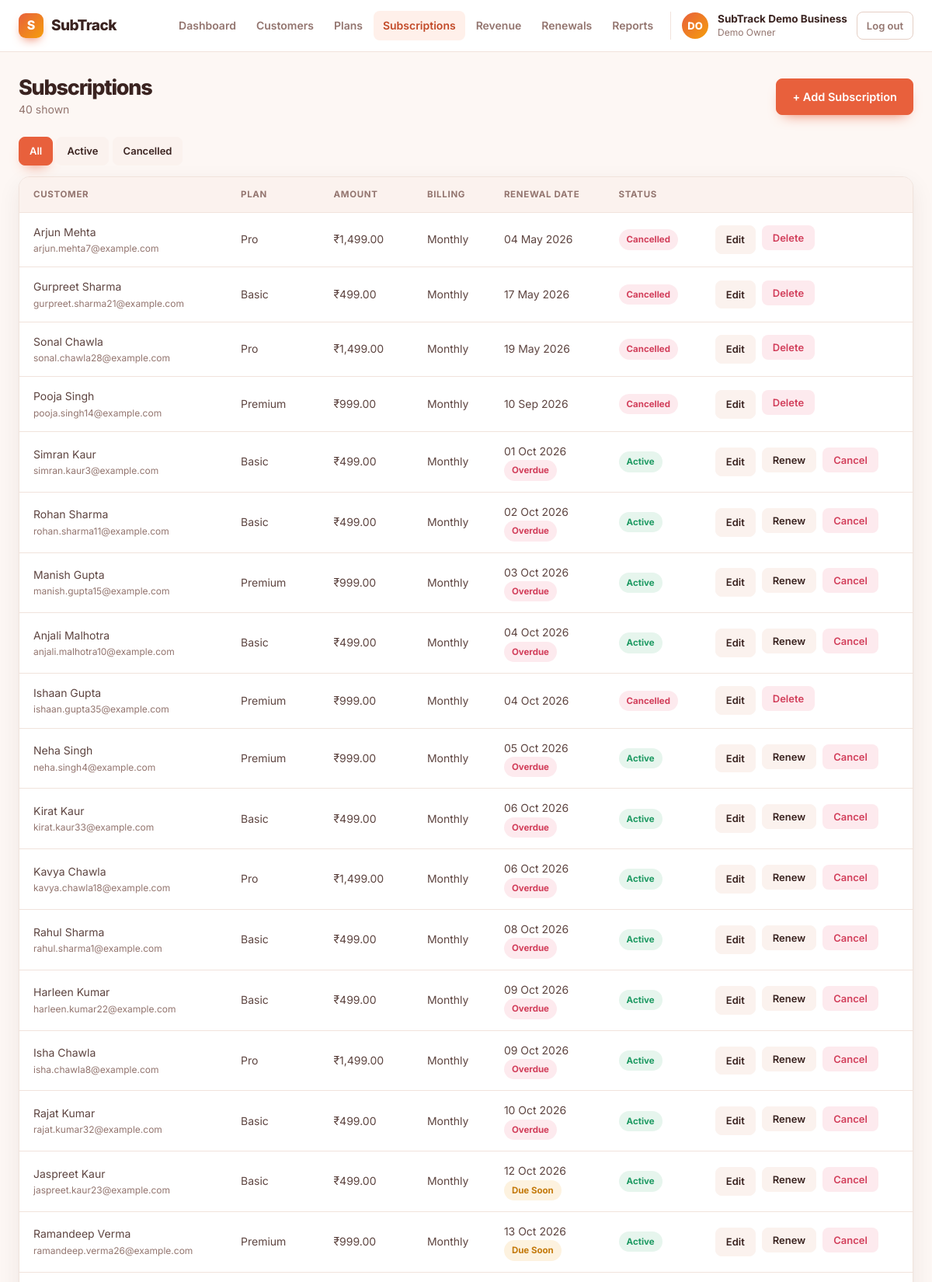
The page /subscriptions.php (signed in, upper part) on the database its author committed.
### tables this page shows
CREATE TABLE IF NOT EXISTS users (
    id            INT UNSIGNED AUTO_INCREMENT PRIMARY KEY,
    name          VARCHAR(120)        NOT NULL,
    email         VARCHAR(190)        NOT NULL UNIQUE,
    password_hash VARCHAR(255)        NOT NULL,
    business_name VARCHAR(150)        NOT NULL,
    created_at    DATETIME            NOT NULL DEFAULT CURRENT_TIMESTAMP
);

CREATE TABLE IF NOT EXISTS subscriptions (
    id            INT UNSIGNED AUTO_INCREMENT PRIMARY KEY,
    user_id       INT UNSIGNED        NOT NULL,
    customer_id   INT UNSIGNED        NOT NULL,
    plan_id       INT UNSIGNED        NOT NULL,
    start_date    DATE                NOT NULL,
    renewal_date  DATE                NOT NULL,
    status        ENUM('active','cancelled') NOT NULL DEFAULT 'active',
    cancelled_at  DATE                NULL,
    created_at    DATETIME            NOT NULL DEFAULT CURRENT_TIMESTAMP,
    CONSTRAINT fk_subscriptions_user     FOREIGN KEY (user_id)     REFERENCES users(id)     ON DELETE CASCADE,
    CONSTRAINT fk_subscriptions_customer FOREIGN KEY (customer_id) REFERENCES customers(id) ON DELETE CASCADE,
    CONSTRAINT fk_subscriptions_plan     FOREIGN KEY (plan_id)     REFERENCES plans(id)     ON DELETE RESTRICT,
    INDEX idx_subscriptions_user (user_id),
    INDEX idx_subscriptions_status (status),
    INDEX idx_subscriptions_renewal (renewal_date)
);

CREATE TABLE IF NOT EXISTS customers (
    id          INT UNSIGNED AUTO_INCREMENT PRIMARY KEY,
    user_id     INT UNSIGNED        NOT NULL,
    name        VARCHAR(150)        NOT NULL,
    email       VARCHAR(190)        NOT NULL,
    phone       VARCHAR(30)         NULL,
    created_at  DATETIME            NOT NULL DEFAULT CURRENT_TIMESTAMP,
    CONSTRAINT fk_customers_user FOREIGN KEY (user_id) REFERENCES users(id) ON DELETE CASCADE,
    INDEX idx_customers_user (user_id)
);

CREATE TABLE IF NOT EXISTS plans (
    id             INT UNSIGNED AUTO_INCREMENT PRIMARY KEY,
    user_id        INT UNSIGNED        NOT NULL,
    plan_name      VARCHAR(100)        NOT NULL,
    price          DECIMAL(10,2)       NOT NULL,
    billing_cycle  ENUM('monthly','annual') NOT NULL DEFAULT 'monthly',
    description    VARCHAR(255)        NULL,
    created_at     DATETIME            NOT NULL DEFAULT CURRENT_TIMESTAMP,
    CONSTRAINT fk_plans_user FOREIGN KEY (user_id) REFERENCES users(id) ON DELETE CASCADE,
    INDEX idx_plans_user (user_id)
);

### public/bootstrap.php (called while the page is built, shortened)
<?php
require_once __DIR__ . '/../config/database.php';
require_once __DIR__ . '/../src/Models/User.php';
require_once __DIR__ . '/../src/Models/Subscription.php';
require_once __DIR__ . '/../src/Repositories/PdoUserRepository.php';
require_once __DIR__ . '/../src/Repositories/PdoSubscriptionRepository.php';
require_once __DIR__ . '/../src/Services/AuthService.php';
$pdo = Database::connection();
$userRepository = new PdoUserRepository($pdo);
$subscriptionRepository = new PdoSubscriptionRepository($pdo);
$authService = new AuthService($userRepository);
function e(?string $value): string
{
    return htmlspecialchars($value ?? '', ENT_QUOTES, 'UTF-8');
}
function inr(float $amount): string
{
    $negative = $amount < 0;
    $amount = abs($amount);
    $paise = number_format($amount, 2, '.', '');
    [$rupees, $decimals] = explode('.', $paise);
    if (strlen($rupees) > 3) {
        $lastThree = substr($rupees, -3);
        $rest = substr($rupees, 0, -3);
        $rest = preg_replace('/\B(?=(\d{2})+(?!\d))/', ',', $rest);
        $rupees = $rest . ',' . $lastThree;
    }
    return ($negative ? '-' : '') . '₹' . $rupees . '.' . $decimals;
}
function formatDate(?string $date): string
{
    return (new DateTimeImmutable($date))->format('d M Y');
}

### src/Services/AuthService.php (called while the page is built, shortened)
<?php
class AuthService
{
    private UserRepositoryInterface $users;
    public function __construct(UserRepositoryInterface $users)
    {
        $this->users = $users;
    }
    public function currentUser(): ?User
    {
        return $this->users->findById((int) $_SESSION['user_id']);
    }
    public function requireLogin(): User
    {
        $user = $this->currentUser();
        return $user;
    }
}

### src/Repositories/PdoUserRepository.php (called while the page is built, shortened)
<?php
require_once __DIR__ . '/../Models/User.php';
class PdoUserRepository implements UserRepositoryInterface
{
    private PDO $pdo;
    public function __construct(PDO $pdo)
    {
        $this->pdo = $pdo;
    }
    public function findById(int $id): ?User
    {
        $stmt = $this->pdo->prepare('SELECT * FROM users WHERE id = :id LIMIT 1');
        $stmt->execute(['id' => $id]);
        $row = $stmt->fetch();
        return $row ? User::fromRow($row) : null;
    }
}

### src/Models/User.php (called while the page is built, shortened)
<?php
class User
{
    public function __construct(
        int $id,
        string $name,
        string $email,
        string $passwordHash,
        string $businessName,
        string $createdAt
    ) {
        $this->id = $id;
        $this->name = $name;
        $this->businessName = $businessName;
    }
    public static function fromRow(array $row): self
    {
        return new self(
            (int) $row['id'],
            $row['name'],
            $row['email'],
            $row['password_hash'],
            $row['business_name'],
            $row['created_at']
        );
    }
}

### src/Repositories/PdoSubscriptionRepository.php (called while the page is built, shortened)
<?php
require_once __DIR__ . '/../Models/Subscription.php';
class PdoSubscriptionRepository implements SubscriptionRepositoryInterface
{
    private PDO $pdo;
    public function __construct(PDO $pdo)
    {
        $this->pdo = $pdo;
    }
    public function allForUser(int $userId): array
    {
        $stmt = $this->pdo->prepare(self::SELECT_WITH_JOINS . ' WHERE s.user_id = :uid ORDER BY s.renewal_date ASC');
        $stmt->execute(['uid' => $userId]);
        return array_map([Subscription::class, 'fromRow'], $stmt->fetchAll());
    }
}

### src/Models/Subscription.php (called while the page is built, shortened)
<?php
class Subscription
{
    public string $renewalDate;
    public string $status;
    public function __construct(
        int $id,
        int $userId,
        int $customerId,
        int $planId,
        string $startDate,
        string $renewalDate,
        string $status,
        ?string $cancelledAt,
        string $createdAt,
        ?string $customerName = null,
        ?string $customerEmail = null,
        ?string $planName = null,
        ?float $planPrice = null,
        ?string $billingCycle = null
    ) {
        $this->id = $id;
        $this->renewalDate = $renewalDate;
        $this->status = $status;
        $this->customerName = $customerName;
        $this->customerEmail = $customerEmail;
        $this->planName = $planName;
        $this->planPrice = $planPrice;
        $this->billingCycle = $billingCycle;
    }
    public static function fromRow(array $row): self
    {
        return new self(
            (int) $row['id'],
            (int) $row['user_id'],
            (int) $row['customer_id'],
            (int) $row['plan_id'],
            $row['start_date'],
            $row['renewal_date'],
            $row['status'],
            $row['cancelled_at'] ?? null,
            $row['created_at'],
            $row['customer_name'] ?? null,
            $row['customer_email'] ?? null,
            $row['plan_name'] ?? null,
            isset($row['plan_price']) ? (float) $row['plan_price'] : null,
            $row['billing_cycle'] ?? null
        );
    }
    public function isActive(): bool
    {
        return $this->status === 'active';
    }
    public function daysUntilRenewal(): int
    {
        $today = new DateTimeImmutable('today');
        $renewal = new DateTimeImmutable($this->renewalDate);
        return (int) $today->diff($renewal)->format('%r%a');
    }
}

### public/subscriptions.php (the view, shortened to what this page needs)
<?php
require_once __DIR__ . '/bootstrap.php';
$currentUser = $authService->requireLogin();
$userId = $currentUser->id;
$activeNav = 'subscriptions';
$statusFilter = $_GET['status'] ?? 'all';
$subscriptions = $subscriptionRepository->allForUser($userId);
require __DIR__ . '/partials/app_header.php';
?>
<div class="page-header">
    <div>
        <h1>Subscriptions</h1>
        <div class="sub"><?= count($subscriptions) ?> shown</div>
    </div>
    <a href="subscription_form.php" class="btn btn-primary" style="width:auto;">+ Add Subscription</a>
</div>
<div class="table-toolbar">
    <div>
        <a href="subscriptions.php?status=all" class="btn btn-sm <?= $statusFilter === 'all' ? 'btn-primary' : 'btn-secondary' ?>" style="width:auto;">All</a>
        <a href="subscriptions.php?status=active" class="btn btn-sm <?= $statusFilter === 'active' ? 'btn-primary' : 'btn-secondary' ?>" style="width:auto;">Active</a>
        <a href="subscriptions.php?status=cancelled" class="btn btn-sm <?= $statusFilter === 'cancelled' ? 'btn-primary' : 'btn-secondary' ?>" style="width:auto;">Cancelled</a>
    </div>
</div>
<div class="table-wrap">
    <?php if (empty($subscriptions)): ?>
        <div class="empty-state">No subscriptions here yet. <a href="subscription_form.php">Add one</a>.</div>
    <?php else: ?>
        <table>
            <thead>
                <tr>
                    <th>Customer</th>
                    <th>Plan</th>
                    <th>Amount</th>
                    <th>Billing</th>
                    <th>Renewal Date</th>
                    <th>Status</th>
                    <th></th>
                </tr>
            </thead>
            <tbody>
                <?php foreach ($subscriptions as $sub): ?>
                    <tr>
                        <td>
                            <?= e($sub->customerName) ?>
                            <div class="text-dim" style="font-size:12px;"><?= e($sub->customerEmail) ?></div>
                        </td>
                        <td><?= e($sub->planName) ?></td>
                        <td><?= e(inr((float) $sub->planPrice)) ?></td>
                        <td><?= $sub->billingCycle === 'annual' ? 'Annual' : 'Monthly' ?></td>
                        <td>
                            <?= e(formatDate($sub->renewalDate)) ?>
                            <?php if ($sub->isActive() && $sub->daysUntilRenewal() < 0): ?>
                                <div><span class="badge badge-overdue">Overdue</span></div>
                            <?php elseif ($sub->isActive() && $sub->daysUntilRenewal() <= RENEWAL_WINDOW_DAYS): ?>
                                <div><span class="badge badge-due">Due soon</span></div>
                            <?php endif; ?>
                        </td>
                        <td>
                            <span class="badge badge-<?= $sub->status === 'active' ? 'active' : 'cancelled' ?>">
                                <?= $sub->status === 'active' ? 'Active' : 'Cancelled' ?>
                            </span>
                        </td>
                        <td>
                            <div class="row-actions">
                                <a href="subscription_form.php?id=<?= $sub->id ?>" class="btn btn-secondary btn-sm">Edit</a>
                                <?php if ($sub->isActive()): ?>
                                    <form method="post">
                                        <button type="submit" class="btn btn-secondary btn-sm">Renew</button>
                                    </form>
                                    <form method="post" onsubmit="return confirm('Cancel this subscription?');">
                                        <button type="submit" class="btn btn-danger btn-sm">Cancel</button>
                                    </form>
                                <?php else: ?>
                                    <form method="post" onsubmit="return confirm('Delete this subscription and its payment history?');">
                                        <button type="submit" class="btn btn-danger btn-sm">Delete</button>
                                    </form>
                                <?php endif; ?>
                            </div>
                        </td>
                    </tr>
                <?php endforeach; ?>
            </tbody>
        </table>
    <?php endif; ?>
</div>
<?php require __DIR__ . '/partials/app_footer.php'; ?>

### public/partials/app_header.php (shortened to what this page needs)
<?php
$navItems = [
    'dashboard' => ['dashboard.php', 'Dashboard'],
    'customers' => ['customers.php', 'Customers'],
    'plans' => ['plans.php', 'Plans'],
    'subscriptions' => ['subscriptions.php', 'Subscriptions'],
    'revenue' => ['revenue.php', 'Revenue'],
    'renewals' => ['renewals.php', 'Renewals'],
    'reports' => ['reports.php', 'Reports'],
];
$nameParts = preg_split('/\s+/', trim($currentUser->name)) ?: ['?'];
$initials = strtoupper(substr($nameParts[0], 0, 1) . (count($nameParts) > 1 ? substr(end($nameParts), 0, 1) : ''));
?>
<!DOCTYPE html>
<html lang="en">
<head>
    <link rel="stylesheet" href="assets/css/style.css">
</head>
<body class="app-body">
<div class="app-topbar">
    <div class="app-topbar-inner">
        <a href="dashboard.php" class="brand"><span class="logo-mark">S</span><?= e(APP_NAME) ?></a>
        <div class="app-nav">
            <?php foreach ($navItems as $key => [$href, $label]): ?>
                <a href="<?= e($href) ?>" class="<?= $activeNav === $key ? 'active' : '' ?>"><?= e($label) ?></a>
            <?php endforeach; ?>
            <div class="app-user-menu">
                <div class="avatar" aria-hidden="true"><?= e($initials) ?></div>
                <div class="biz-name">
                    <strong><?= e($currentUser->businessName) ?></strong>
                    <span><?= e($currentUser->name) ?></span>
                </div>
                <a href="logout.php" class="logout-link">Log out</a>
            </div>
        </div>
    </div>
</div>
<main class="main">

### rows shown on the page
users: name "DO", business_name "SubTrack Demo Business", name "Demo Owner"
subscriptions: customer.name "Arjun Mehta", customer.email "arjun.mehta7@example.com", plan.plan_name "Pro", plan.price "₹1,499.00", shows "Monthly", renewal_date "04 May 2026", status "Cancelled"
subscriptions: customer.name "Gurpreet Sharma", customer.email "gurpreet.sharma21@example.com", plan.plan_name "Basic", plan.price "₹499.00", shows "Monthly", renewal_date "17 May 2026", status "Cancelled"
subscriptions: customer.name "Sonal Chawla", customer.email "sonal.chawla28@example.com", plan.plan_name "Pro", plan.price "₹1,499.00", shows "Monthly", renewal_date "19 May 2026", status "Cancelled"
subscriptions: customer.name "Pooja Singh", customer.email "pooja.singh14@example.com", plan.plan_name "Premium", plan.price "₹999.00", shows "Monthly", renewal_date "10 Sep 2026", status "Cancelled"
subscriptions: customer.name "Simran Kaur", customer.email "simran.kaur3@example.com", plan.plan_name "Basic", plan.price "₹499.00", shows "Monthly", renewal_date "01 Oct 2026", status "Overdue"
subscriptions: customer.name "Rohan Sharma", customer.email "rohan.sharma11@example.com", plan.plan_name "Basic", plan.price "₹499.00", shows "Monthly", renewal_date "02 Oct 2026", status "Overdue"
subscriptions: customer.name "Manish Gupta", customer.email "manish.gupta15@example.com", plan.plan_name "Premium", plan.price "₹999.00", shows "Monthly", renewal_date "03 Oct 2026", status "Overdue"
subscriptions: customer.name "Anjali Malhotra", customer.email "anjali.malhotra10@example.com", plan.plan_name "Basic", plan.price "₹499.00", shows "Monthly", renewal_date "04 Oct 2026", status "Overdue"
subscriptions: customer.name "Ishaan Gupta", customer.email "ishaan.gupta35@example.com", plan.plan_name "Premium", plan.price "₹999.00", shows "Monthly", renewal_date "04 Oct 2026", status "Cancelled"
subscriptions: customer.name "Neha Singh", customer.email "neha.singh4@example.com", plan.plan_name "Premium", plan.price "₹999.00", shows "Monthly", renewal_date "05 Oct 2026", status "Overdue"
subscriptions: customer.name "Kirat Kaur", customer.email "kirat.kaur33@example.com", plan.plan_name "Basic", plan.price "₹499.00", shows "Monthly", renewal_date "06 Oct 2026", status "Overdue"
subscriptions: customer.name "Kavya Chawla", customer.email "kavya.chawla18@example.com", plan.plan_name "Pro", plan.price "₹1,499.00", shows "Monthly", renewal_date "06 Oct 2026", status "Overdue"
subscriptions: customer.name "Rahul Sharma", customer.email "rahul.sharma1@example.com", plan.plan_name "Basic", plan.price "₹499.00", shows "Monthly", renewal_date "08 Oct 2026", status "Overdue"
subscriptions: customer.name "Harleen Kumar", customer.email "harleen.kumar22@example.com", plan.plan_name "Basic", plan.price "₹499.00", shows "Monthly", renewal_date "09 Oct 2026", status "Overdue"
subscriptions: customer.name "Isha Chawla", customer.email "isha.chawla8@example.com", plan.plan_name "Pro", plan.price "₹1,499.00", shows "Monthly", renewal_date "09 Oct 2026", status "Overdue"
subscriptions: customer.name "Rajat Kumar", customer.email "rajat.kumar32@example.com", plan.plan_name "Basic", plan.price "₹499.00", shows "Monthly", renewal_date "10 Oct 2026", status "Overdue"
subscriptions: customer.name "Jaspreet Kaur", customer.email "jaspreet.kaur23@example.com", plan.plan_name "Basic", plan.price "₹499.00", shows "Monthly", renewal_date "12 Oct 2026", status "Due Soon"
subscriptions: customer.name "Ramandeep Verma", customer.email "ramandeep.verma26@example.com", plan.plan_name "Premium", plan.price "₹999.00", shows "Monthly", renewal_date "13 Oct 2026", status "Due Soon"

### other values the page prints
APP_NAME "SubTrack"
$label "Dashboard"
$label "Customers"
$label "Plans"
$label "Subscriptions"
$label "Revenue"
$label "Renewals"
$label "Reports"
count($subscriptions) "40"
